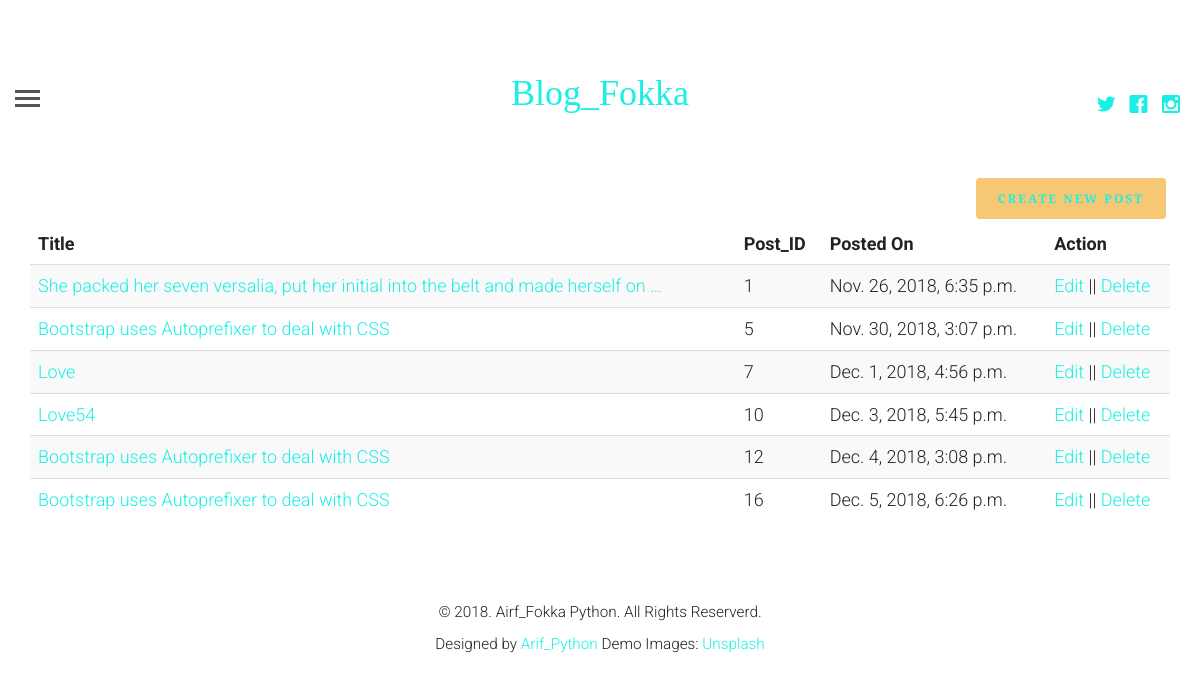
/profile/ (signed in), run on the app's committed database.
### blogapp/models.py (models this page shows, shortened)
class article (models.Model):
    article_author=models.ForeignKey(author, on_delete=models.CASCADE )
    title=models.CharField(max_length=250)
    posted_on=models.DateTimeField(auto_now=False, auto_now_add=True)
    update_on=models.DateTimeField(auto_now=True,auto_now_add=False)
    body=models.TextField()
    image = models.FileField()
    category=models.ForeignKey(category, on_delete=models.CASCADE)

### blogapp/views.py (the view)
# urls.py: path('profile/', views.getprofile, name='profile'),
def getprofile (request):
    if request.user.is_authenticated:
        user=get_object_or_404(User, id=request.user.id)
        post=article.objects.filter(article_author=user.id)
        contex = {
            'post':post,
        }
        return render(request, 'profile_view.html', contex)
    else:
       return redirect('login')

### templates/profile_view.html (shortened to what this page needs)
{% extends 'base.html' %}
{% block content %}
    <div class="container">
        <a href="{% url 'create'%}" class="btn btn-primary pull pull-right">Create New Post</a>
        <table class="table table-striped">
            <thead>
             <tr>
                 <td><b>Title</b></td>
                 <td><b>Post_ID</b></td>
                 <td><b>Posted On</b></td>
                 <td><b>Action</b></td>
             </tr>
            </thead>
            <tbody>
             {%for p in post%}
                  <tr>
                    <td> <a href="{%url 'single_post' id=p.id%}">{{p.title|truncatewords:15}}</a> </td>
                      <td>{{p.id}}</td>
                      <td>{{p.posted_on}}</td>
                      <td><a href="{%url 'update' id=p.id%}"> Edit </a>  ||  <a href="{%url 'delete' id=p.id%}"> Delete </a></td>
                </tr>
            {%endfor%}
            </tbody>
        </table>
    </div>
{% endblock %}

### templates/base.html (shortened to what this page needs)
<!DOCTYPE html>
 <html class="no-js">
	<head>
		{% load static %}
	<link rel="stylesheet" href="{% static 'css/animate.css' %}">
	<link rel="stylesheet" href="{% static 'css/icomoon.css' %}">
	<link rel="stylesheet" href="{% static 'css/bootstrap.css' %}">
	<link rel="stylesheet" href="{% static 'css/style.css' %}">
	</head>
	<body>
	<header id="fh5co-header">
		<div class="container-fluid">
			<div class="row">
				<a href="#" class="js-fh5co-nav-toggle fh5co-nav-toggle"><i></i></a>
				<ul class="fh5co-social">
					<li><a href="#"><i class="icon-twitter"></i></a></li>
					<li><a href="#"><i class="icon-facebook"></i></a></li>
					<li><a href="#"><i class="icon-instagram"></i></a></li>
				</ul>
				<div class="col-lg-12 col-md-12 text-center">
					<h1 id="fh5co-logo"><a href="{% url 'index' %}">Blog_Fokka</a></h1>
				</div>
			</div>
		</div>
	</header>
 <div class="container-fluid">
		<div class="row fh5co-post-entry">
    {% block content %} {% endblock %}
	</div>
</div>
	<footer id="fh5co-footer">
		<p><small>&copy; 2018. Airf_Fokka Python. All Rights Reserverd. <br> Designed by <a href="https://www.facebook.com/ArifFokka" target="_blank">Arif_Python</a>  Demo Images: <a href="https://www.facebook.com/ArifFokka" target="_blank">Unsplash</a></small></p>
	</footer>
	</body>
</html>

### blogapp/static/css/icomoon.css (style rules this page uses)
[class^="icon-"], [class*=" icon-"] { font-family: 'icomoon' !important; speak: none; font-style: normal; font-weight: normal; font-variant: normal; text-transform: none; line-height: 1; -webkit-font-smoothing: antialiased; -moz-osx-font-smoothing: grayscale; }
.icon-facebook:before { content: "\ea67"; }
.icon-instagram:before { content: "\ea6f"; }
.icon-twitter:before { content: "\ea7c"; }

### blogapp/static/css/style.css (style rules this page uses)
html { background: #fff; }
body { font-family: "Roboto", arial, sans-serif; font-size: 18px; font-weight: 300; line-height: 1.8; color: #222; background: #fff; }
a { color: #19efe5!important; -webkit-transition: 0.5s; -o-transition: 0.5s; transition: 0.5s; }
h1, h2, h3, h4, h5, h6 { font-family: "Playfair Display", times, serif; color: #001; }
p { margin-bottom: 30px; }
.btn { margin-right: 4px; margin-bottom: 4px; font-family: "Playfair Display", times, serif; font-size: 12px; letter-spacing: 2px; text-transform: uppercase; font-weight: 700; -webkit-border-radius: 4px; -moz-border-radius: 4px; -ms-border-radius: 4px; border-radius: 4px; -webkit-transition: 0.5s; -o-transition: 0.5s; transition: 0.5s; }
.btn-primary { background: #f7c873; color: #fff; border: 2px solid #f7c873; }
#fh5co-header { padding: 3em 3em; float: left; width: 100%; }
@media screen and (max-width: 1200px) { #fh5co-header { padding-left: 15px; padding-right: 15px; } }
#fh5co-header .fh5co-nav-toggle { position: absolute; top: 4.2em; left: 3em; z-index: 99; }
@media screen and (max-width: 1200px) { #fh5co-header .fh5co-nav-toggle { top: 4em; left: 15px; } }
#fh5co-header .fh5co-social { position: absolute !important; right: 3em !important; top: 3.2em; z-index: 99; -webkit-transition: 0.5s; -o-transition: 0.5s; transition: 0.5s; }
@media screen and (max-width: 1200px) { #fh5co-header .fh5co-social { right: 15px !important; top: 3.2em; } }
#fh5co-header #fh5co-logo { text-align: center; }
#fh5co-header #fh5co-logo a { color: #000; }
.fh5co-social { padding: 0; margin: 30px 0 0 0; position: relative; }
.fh5co-social li { padding: 0; margin: 0; list-style: none; display: inline; }
.fh5co-social li a { font-size: 20px; padding: 4px; color: #000; }
#fh5co-footer { padding: 3em 0; text-align: center; }
.fh5co-nav-toggle { width: 25px; height: 25px; cursor: pointer; text-decoration: none; }
.fh5co-nav-toggle i { position: relative; display: -moz-inline-stack; display: inline-block; zoom: 1; *display: inline; width: 25px; height: 3px; color: #535659; font: bold 14px/.4 Helvetica; text-transform: uppercase; text-indent: -55px; background: #535659; transition: all .2s ease-out; }
.fh5co-nav-toggle i::before, .fh5co-nav-toggle i::after { content: ''; width: 25px; height: 3px; background: #535659; position: absolute; left: 0; -webkit-transition: 0.2s; -o-transition: 0.2s; transition: 0.2s; }
.fh5co-nav-toggle i::before { top: -7px; }
.fh5co-nav-toggle i::after { bottom: -7px; }
.fh5co-nav-toggle { position: absolute; top: 18px; left: 0; z-index: 21; padding: 6px 0 0 0; display: block; margin: 0 auto; display: block; height: 44px; width: 25px; border-bottom: none !important; }

### data on the page
article: title "She packed her seven versalia, put her initial into the belt and made herself on …", id "1", posted_on "Nov. 26, 2018, 6:35 p.m."
article: title "Bootstrap uses Autoprefixer to deal with CSS", id "5", posted_on "Nov. 30, 2018, 3:07 p.m."
article: title "Love", id "7", posted_on "Dec. 1, 2018, 4:56 p.m."
article: title "Love54", id "10", posted_on "Dec. 3, 2018, 5:45 p.m."
article: title "Bootstrap uses Autoprefixer to deal with CSS", id "12", posted_on "Dec. 4, 2018, 3:08 p.m."
article: title "Bootstrap uses Autoprefixer to deal with CSS", id "16", posted_on "Dec. 5, 2018, 6:26 p.m."
